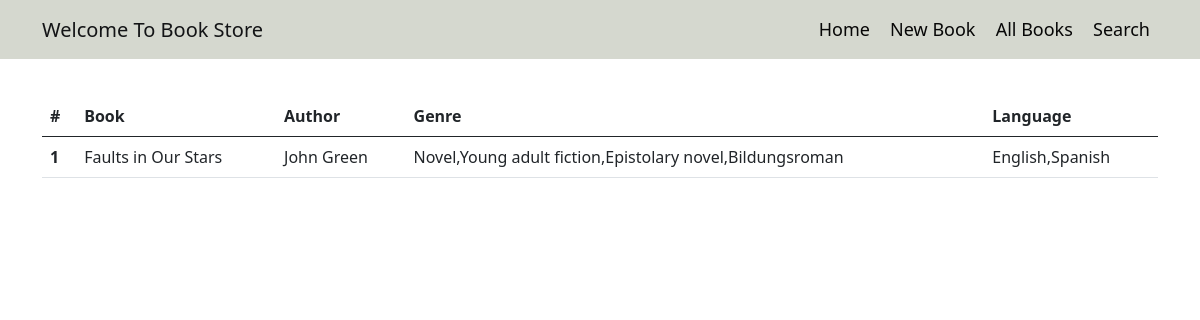
/15, run on the app's committed database.
### books/models.py (models this page shows, shortened)
class Book(models.Model):
    book = models.CharField(max_length=200)
    author = models.CharField( max_length=100)
    genre = ListCharField( base_field = CharField(max_length=20),size=10,max_length = (10*21))
    language = ListCharField( base_field = CharField(max_length=20),size=10,max_length = (10*21))

### books/views.py (the view)
# urls.py: path('<int:pk>',BookDetailView.as_view(),name='book-detail'),
class BookDetailView(DetailView):
	model = Book

### books/templates/books/book_detail.html (shortened to what this page needs)
{% extends 'base.html' %}
{% block body %}
<main role="main" class="container">
 <div class="row py-5">
  <div class="container-2 py-5">
    <table class="table">
   <thead>
    <tr>
      <th scope="col">#</th>
      <th scope="col">Book</th>
      <th scope="col">Author</th>
      <th scope="col">Genre</th>
      <th scope="col">Language</th>
    </tr>
   </thead>
   <tbody>
    <tr>
      <th scope="row">1</th>
      <td>{{object.book}}</td>
      <td>{{object.author}}</td>
      <td>{{object.genre}}</td>
      <td>{{object.language}}</td>
    </tr>
   </tbody>
   </table>
</main>
{% endblock body %}

### books/static/main.css (style rules this page uses)
body { background: #fdfcfc; color: #333333; margin-top: 5rem; }
.table { padding-top: 10px; }

### data on the page
Book: book "Faults in Our Stars", author "John Green", genre "Novel,Young adult fiction,Epistolary novel,Bildungsroman", language "English,Spanish"
